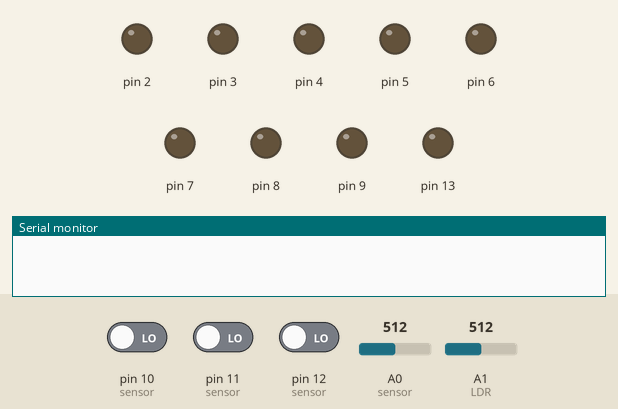
Simulated run of this sketch. Board: Arduino Uno, built with avr-gcc and run on an emulated ATmega328P. Parts: output pins drawn as LEDs (lit = HIGH), the last lines printed to the serial monitor. Dashed ring = blinking. The test bench sets the inputs (shaded band); at power-on: A0 (sensor) = 512, A1 (LDR) = 512, pin 10 (sensor) LOW, pin 11 (sensor) LOW, pin 12 (sensor) LOW. Random numbers use the default seed unless the sketch sets one.

Above: at 2.4 s.
2.5 s: A0 (sensor) set to 415
4.0 s: A0 (sensor) set to 392
At 4.6 s:
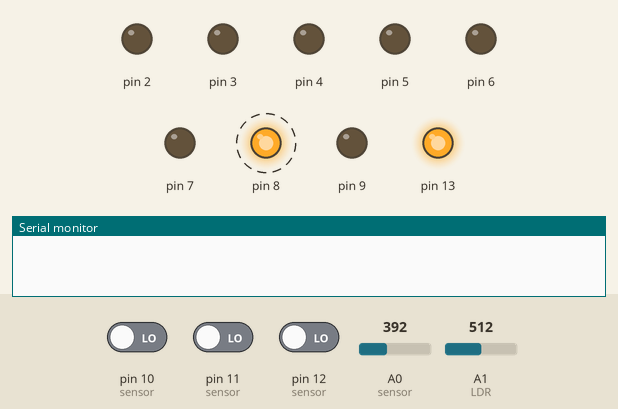
7.0 s: A1 (LDR) set to 390
At 9.4 s:
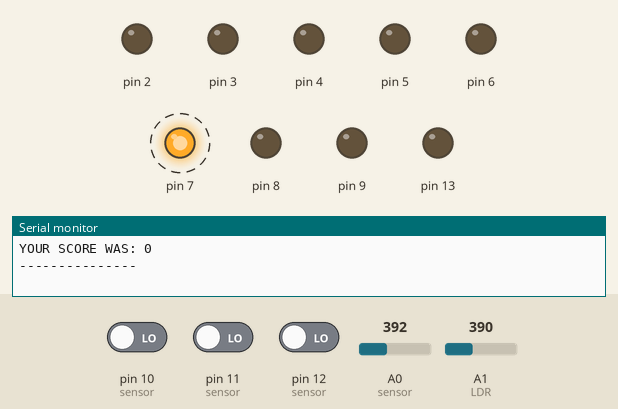
13.0 s: A0 (sensor) set to 410
15.1 s: A0 (sensor) set to 390
At 15.7 s:
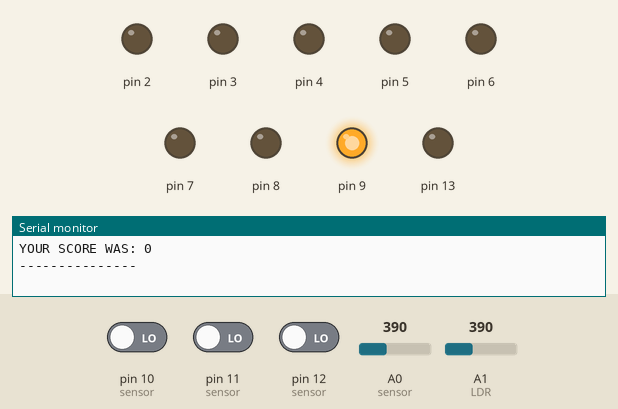
18.1 s: A1 (LDR) set to 306
At 21.3 s:
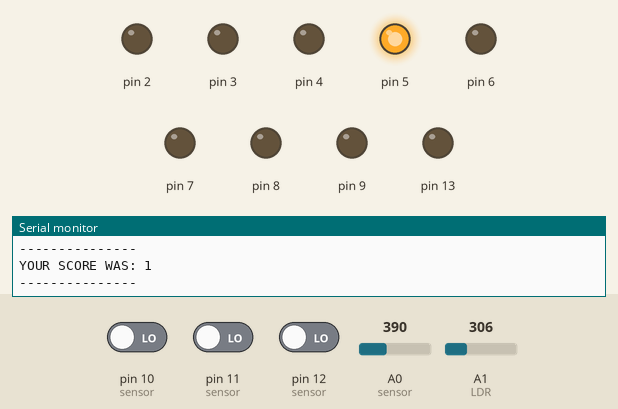
Timing chart, 0 to 22.1 s (numbered marks = the images above; inputs shaded):
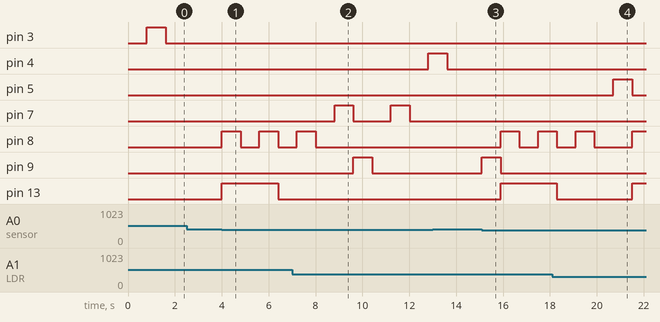

The sketch:

main.ino
```cpp
/*
*** ATHLETIC SOCKS ***
- Updated as of 2021-11-26
 - WIP
*/

int time=800;
int rounds = 98; //the amount of times the game will be repeated (< 100) 5 means 4 rounds will be played.
bool alive;

void setup() {
    pinMode(13, OUTPUT);
    pinMode(12, INPUT);
    pinMode(11, INPUT);
    pinMode(10, INPUT);
    pinMode(9, OUTPUT);
    pinMode(8, OUTPUT);
    pinMode(7, OUTPUT);
    pinMode(6, OUTPUT);
    pinMode(5, OUTPUT);
    pinMode(4, OUTPUT);
    pinMode(3, OUTPUT);
    pinMode(2, OUTPUT);
    Serial.begin (19200);
}

void loop(){
    int lamp_number;
    int level=1; //players level
    int repeat;
    //arrays
    int player[99];
    int order[99];
    alive = true;

    randomSeed(analogRead(A1)); //uses LDR for random seed

    //generate the lamp order
    for(int i = 0; i < rounds; ++i){
        order[i] = random(1,6);  //random number ranging 1-6
    }

    //gameloop
    while(alive && level<rounds) {
        //Serial.println("enter control lamp(s)");

        //control lamp(s)
        for(int lys = 0; lys < level; ++lys) {
            lamp_number = order[lys]; //turns lamp ON
            lampa(lamp_number);
        }

        //control sensor(s)
        repeat = 0;
        while(alive && repeat < level) {
            player[repeat] = sensor();

            //correct answers
            if (order[repeat] == player[repeat]) {
                digitalWrite(9, HIGH);
                delay(time);
                digitalWrite(9, LOW);
            }
            else {
                loose(level);
            }
            repeat++;
        }
        level++;
        if(rounds==level){
            win();
        }
    }
}

//lamp function
void lampa(int l) {
    //Serial.println("enter lampa");
    delay(time);
    switch (l) {
    case 1:
        digitalWrite(7, HIGH);
        delay(time);
        digitalWrite(7, LOW);
        break;
    case 2:
        digitalWrite(6, HIGH);
        delay(time);
        digitalWrite(6, LOW);
        break;
    case 3:
        digitalWrite(5, HIGH);
        delay(time);
        digitalWrite(5, LOW);
        break;
    case 4:
        digitalWrite(4, HIGH);
        delay(time);
        digitalWrite(4, LOW);
        break;
    case 5:
        digitalWrite(3, HIGH);
        delay(time);
        digitalWrite(3, LOW);
        break;
    //case 6:
    //    digitalWrite(2, HIGH);
    //    delay(time);
    //    digitalWrite(2, LOW);
    //    break;
    }
}

int sensor() {
    //Serial.println("enter sensors");
    //variables
    int sensorID=0; //the ID of the select sensor
    while(sensorID==0){
        //sensor 1, generator
        //on A0
        if(analogRead(A0)<400){
            sensorID=1;
        }
        //sensor 2, pushbutton
        //on 13
        if(digitalRead(12)==HIGH){
            sensorID = 2;
        }
        //sensor 3, LDR
        //on A1
        if(analogRead(A1)<200){
            sensorID = 3;
        }
        //sensor 4, switch
        //on 11
        if(digitalRead(11)==HIGH){
            sensorID = 4;
        }
        //sensor 5, pushbutton 2
        //on 10
        if(digitalRead(10)==HIGH){
            sensorID = 5;
        }
        //sensor 6, humidity
        //on A2
        //if(analogRead(A2)>60){
        //    sensorID=6;
        //    wait();
        //}
    }
    //Serial.print("sensor ID=");
    //Serial.println(sensorID);
    return(sensorID);
}

void win(){
    //win routine
    //Serial.println("congratulations");
    digitalWrite(9, HIGH);
    digitalWrite(13, HIGH);
    delay(time);
    digitalWrite(9, LOW);
    digitalWrite(13, LOW);
    delay(time);
    digitalWrite(9, HIGH);
    digitalWrite(13, HIGH);
    delay(time);
    digitalWrite(9, LOW);
    digitalWrite(13, LOW);
    delay(time);
    digitalWrite(9, HIGH);
    digitalWrite(13, HIGH);
    delay(time);
    digitalWrite(9, LOW);
    digitalWrite(13, LOW);
}

//game lost
void loose(int score){
    //loose routine
    digitalWrite(8, HIGH);
    digitalWrite(13, HIGH);
    delay(time);
    digitalWrite(8, LOW);
    delay(time);
    digitalWrite(8, HIGH);
    delay(time);
    digitalWrite(8, LOW);
    digitalWrite(13, LOW);
    delay(time);
    digitalWrite(8, HIGH);
    delay(time);
    digitalWrite(8, LOW);

    Serial.print("YOUR SCORE WAS: ");
    Serial.println(score-1);
    Serial.println("---------------");
    //reset
    alive=false;
}

void wait(){ //wait for sensor "clearing".
    for(int i=0; i < 6; i++){
        digitalWrite(8, HIGH);
        delay(500);
        digitalWrite(8, LOW);
        digitalWrite(9, HIGH);
        delay(500);
        digitalWrite(9, LOW);
        delay(500);
    }
}
```

Measured:
- the behaviour switches between 400 and 399 on A0 (sensor) (found by bisection; images 0 and 1)
- after the input at 2.5 s, every drawn part: stays the same
- after the input at 4.0 s, pin 8: alternates HIGH for 0.80 s and LOW for 0.80 s, starting at once; pin 13: LOW → HIGH at once, → LOW 2.4 s later
- after the input at 7.0 s, pin 4: LOW → HIGH after 5.8 s; pin 7: alternates HIGH for 0.80 s and LOW for 1.6 s, starting after 1.8 s; pin 9: LOW → HIGH after 2.6 s, → LOW 0.80 s later
- after the input at 15.1 s, pin 8: LOW → HIGH after 0.80 s, → LOW 0.80 s later, → HIGH 0.80 s later; pin 9: LOW → HIGH at once, → LOW 0.80 s later; pin 13: LOW → HIGH after 0.80 s
- after the input at 18.1 s, pin 5: LOW → HIGH after 2.6 s, → LOW 0.80 s later
